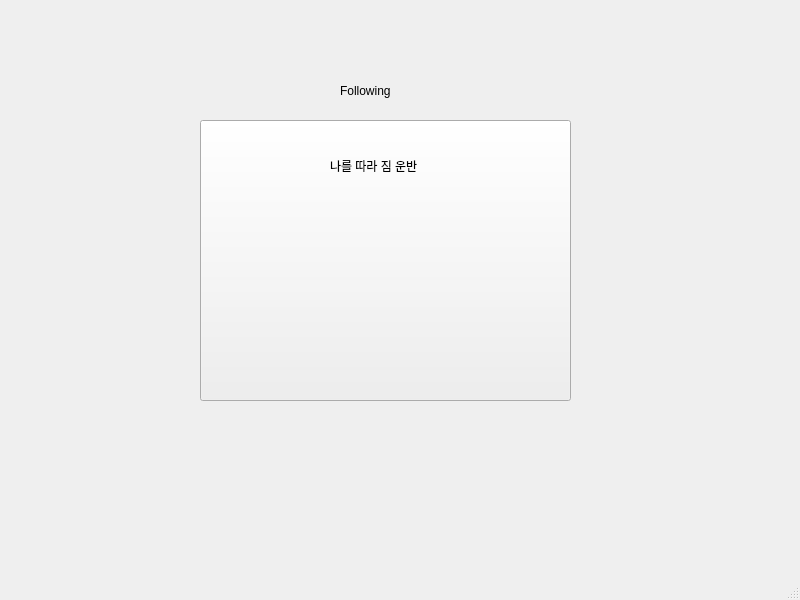
<?xml version="1.0" encoding="UTF-8"?>
<ui version="4.0">
 <class>MainWindow</class>
 <widget class="QMainWindow" name="MainWindow">
  <property name="geometry">
   <rect>
    <x>0</x>
    <y>0</y>
    <width>800</width>
    <height>600</height>
   </rect>
  </property>
  <property name="windowTitle">
   <string>MainWindow</string>
  </property>
  <widget class="QWidget" name="centralwidget">
   <widget class="QPushButton" name="btn_1">
    <property name="geometry">
     <rect>
      <x>200</x>
      <y>120</y>
      <width>371</width>
      <height>281</height>
     </rect>
    </property>
    <property name="styleSheet">
     <string notr="true">border-color: rgb(0, 0, 0);</string>
    </property>
    <property name="text">
     <string/>
    </property>
   </widget>
   <widget class="QLabel" name="label">
    <property name="geometry">
     <rect>
      <x>340</x>
      <y>70</y>
      <width>111</width>
      <height>41</height>
     </rect>
    </property>
    <property name="styleSheet">
     <string notr="true">font: 20pt &quot;BM DoHyeon OTF&quot;;</string>
    </property>
    <property name="text">
     <string>Following</string>
    </property>
   </widget>
   <widget class="QLabel" name="label_2">
    <property name="geometry">
     <rect>
      <x>330</x>
      <y>150</y>
      <width>121</width>
      <height>31</height>
     </rect>
    </property>
    <property name="styleSheet">
     <string notr="true">font: 15pt &quot;BM DoHyeon OTF&quot;;</string>
    </property>
    <property name="text">
     <string>나를 따라 짐 운반</string>
    </property>
   </widget>
  </widget>
  <widget class="QMenuBar" name="menubar">
   <property name="geometry">
    <rect>
     <x>0</x>
     <y>0</y>
     <width>800</width>
     <height>24</height>
    </rect>
   </property>
  </widget>
  <widget class="QStatusBar" name="statusbar"/>
 </widget>
 <resources/>
 <connections/>
</ui>
